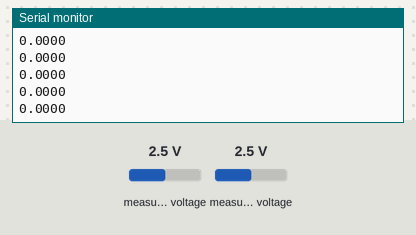
Recording of a sketch running on a simulated ESP32. Parts: the last lines printed to the serial monitor. The inputs (shaded band) are chosen by the test bench; at power-on: measured voltage 2.5 V.

Above: at 1.2 s.
1.3 s: measured voltage (sensor 200) set to 0.1 V
At 1.8 s:
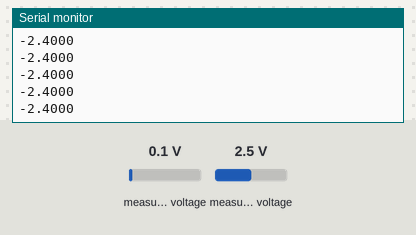
2.8 s: measured voltage (sensor 201) set to 1.2 V
At 3.5 s:
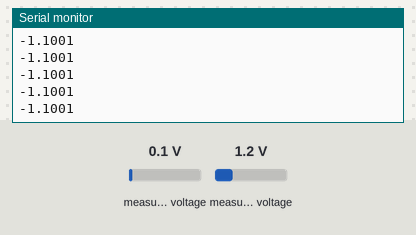
4.3 s: measured voltage (sensor 200) set to 2.5 V
At 4.8 s:
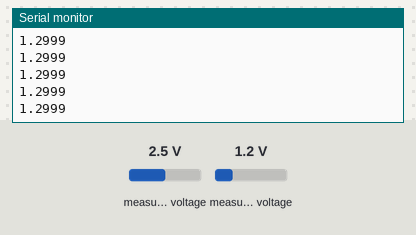
5.8 s: measured voltage (sensor 201) set to 0.1 V
At 6.6 s:
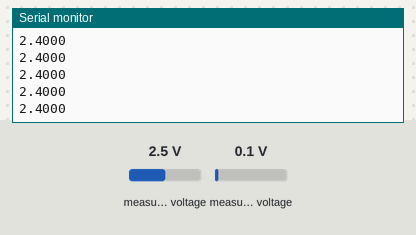
Timing chart, 0 to 8.3 s (numbered marks = the images above; inputs shaded):
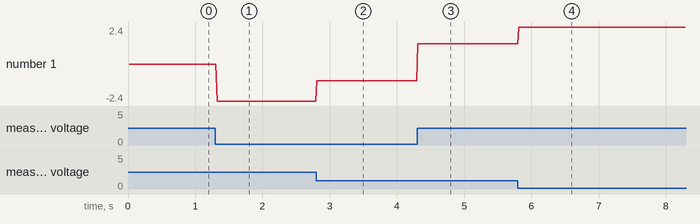

The sketch:

ECG_codigo_esp32_ADC_diff.ino
```cpp
#include <Wire.h>
#include <Adafruit_ADS1X15.h>

// Crear objeto de la clase
Adafruit_ADS1115 ads;

// Factor de escala. Por defecto el valor de referencia es 6,144 V
// El factor de escala de esta referencia es de 0,1875 mV
float factorEscala = 0.1875F;

void setup(void)
{
  Serial.begin(9600);

  // Iniciar I2C (ESP32 usa estos pines por defecto)
  Wire.begin(); // SDA = 21, SCL = 22

  // Factor de escala
  ads.setGain(GAIN_TWOTHIRDS);

  // Iniciar el ADS1115
  ads.begin();
}

void loop(void)
{
  short diferencia_0_1 = ads.readADC_Differential_0_1();
  float voltios = (diferencia_0_1 * factorEscala) / 1000.0;

  Serial.println(voltios, 4);
  delay(1);
}
```

Measured:
- after the input at 1.3 s, the serial monitor: prints a new line at once (image 1)
- after the input at 2.8 s, the serial monitor: prints a new line at once (image 2)
- after the input at 4.3 s, the serial monitor: prints a new line at once (image 3)
- after the input at 5.8 s, the serial monitor: prints a new line at once (image 4)
- plotted number 1: 0 → -2.4 after the input at 1.3 s, -2.4 → -1.1 after the input at 2.8 s, -1.1 → 1.3 after the input at 4.3 s, 1.3 → 2.4 after the input at 5.8 s
